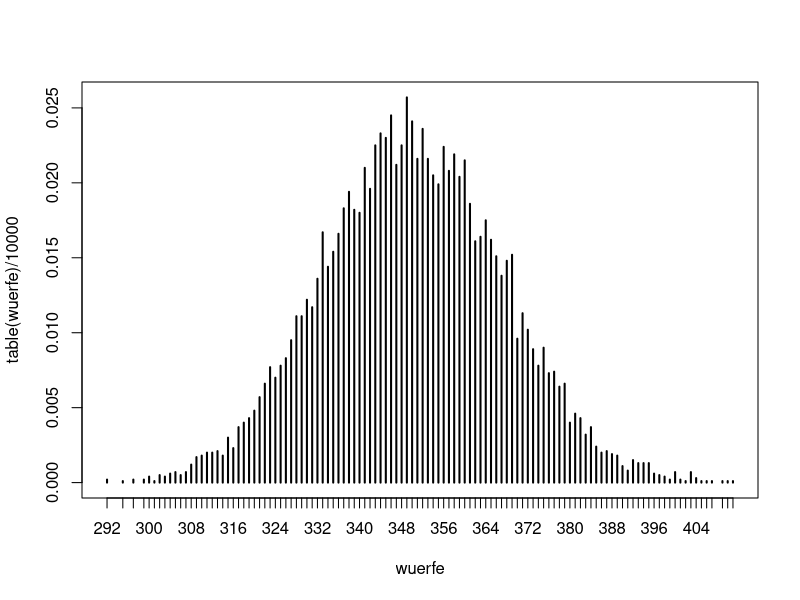
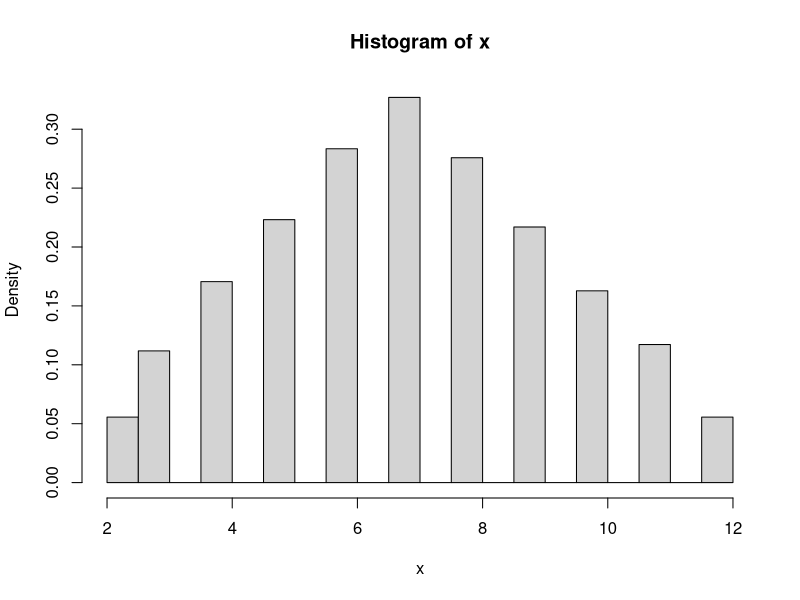
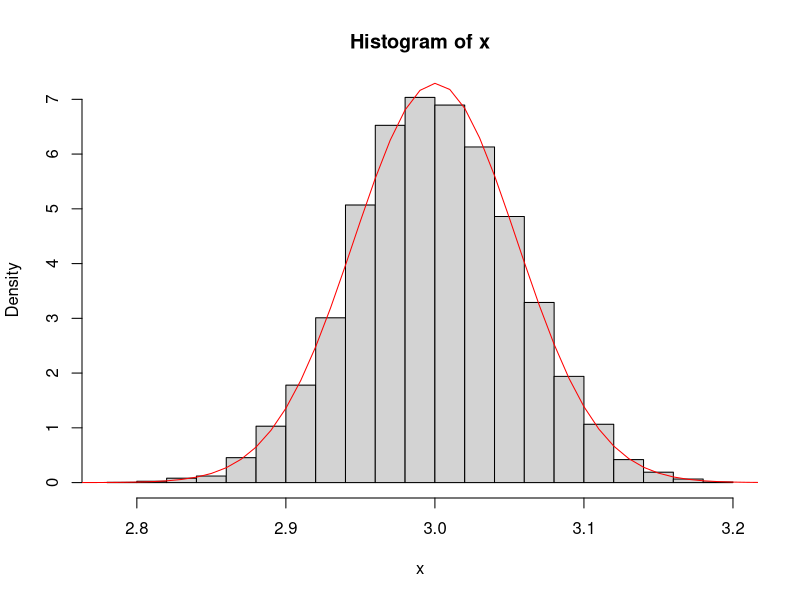
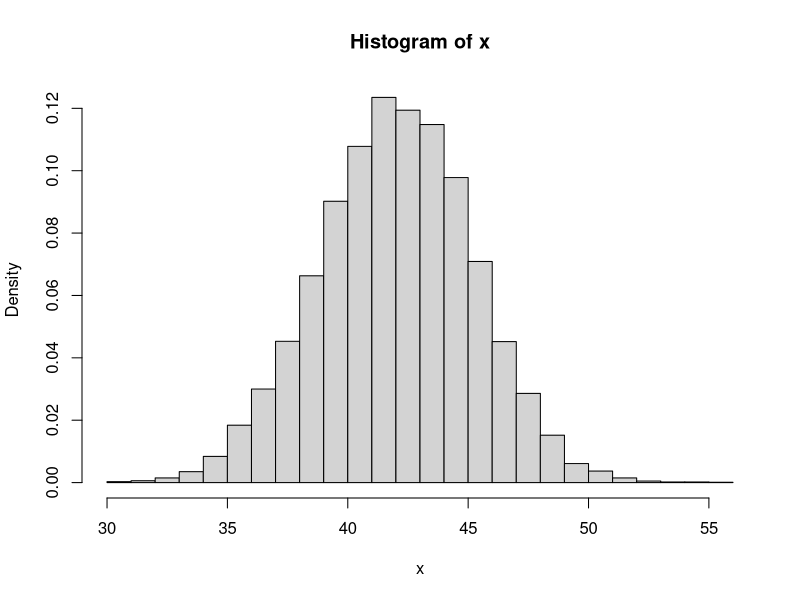
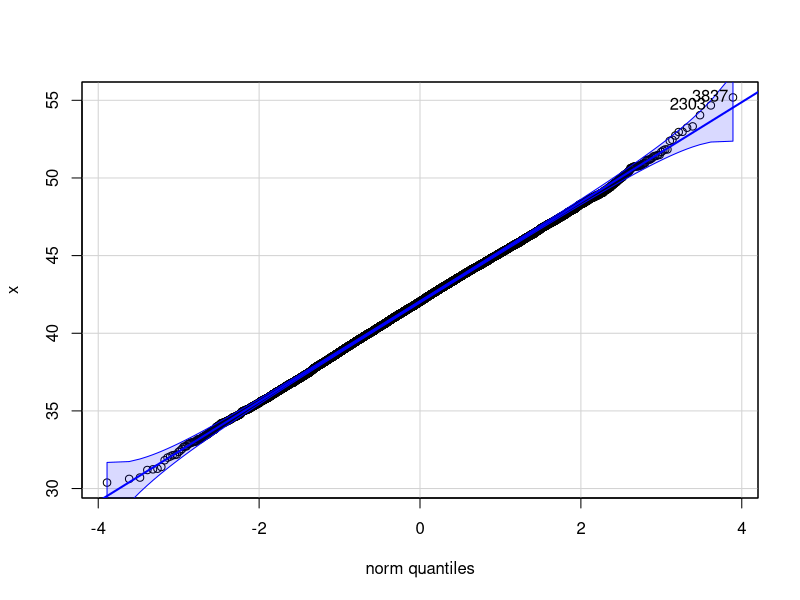
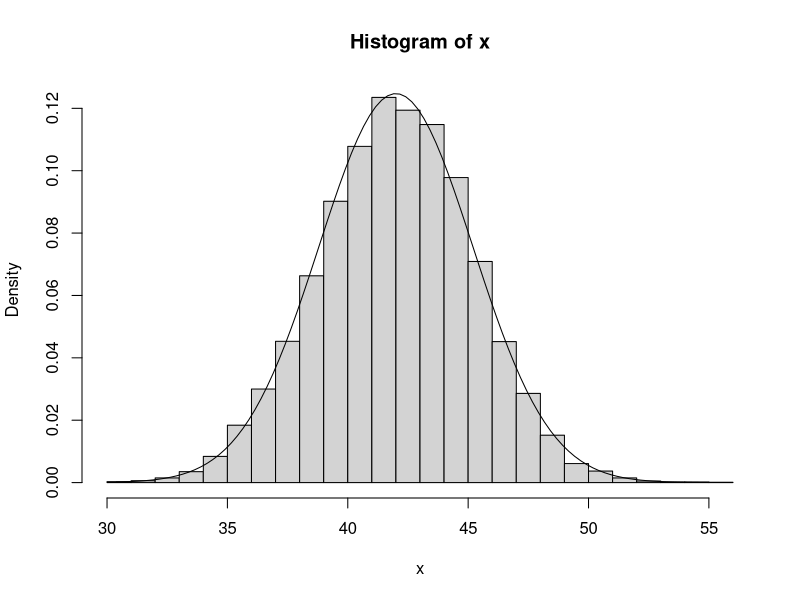
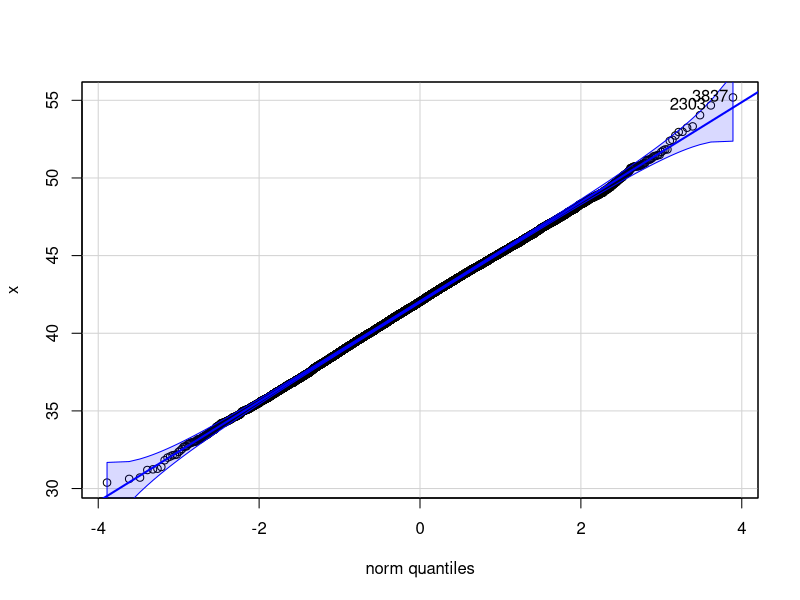

These charts were generated, in order, by the following R code:
wuerfe = rep(NA, 10000)
for (i in 1:10000){
  wuerfe[i] = sum(sample(1:6, 100, replace = TRUE))
}
mean(wuerfe)
sd(wuerfe) #1.70 bei N = 1

plot(table(wuerfe)/10000)




### Würfel
x = rep(NA, 10000)
wid = 2
for (i in 1:length(x)){
  x[i] = sum(sample(1:6, wid, replace = TRUE))
}
hist(x, freq = FALSE)
mean(x) 
var(x)





#plot(table(x)/length(x), type='h')
xs = seq(20,50,0.1)
lines(xs, dnorm(xs, mean(x), sd(x)), col='red')

### unif
x = rep(NA, 10000)
wid = 1000
for (i in 1:10000){
  x[i] = mean(runif(wid,0,6))
}
mean(x) 
var(x)
hist(x, freq = FALSE)
xs = seq(1,6,0.01)
lines(xs, dnorm(xs, mean(x), sd(x)), col='red')

x = rep(NA, 10000)
wid = 10
for (i in 1:length(x)){
  x[i] = mean(rnorm(wid, 42, 10))
}
mean(x)
hist(x, freq = FALSE, 30)
library(car)
qqPlot(x)

mean(runif(100000,1,6)) # (6-1)/2
var(x) 
var(runif(100000,1,6)) # (6-1)^2/12 = 25/12 = 2.083
2.08 / 100
sqrt(2.08/100) 
sd(runif(100000,1,6))/10

hist(x, freq = FALSE, 30)

xs = seq(min(x),max(x),length.out = 100)
lines(xs,dnorm(xs,mean(x),sd(x)))

library(car)
qqPlot(x)
